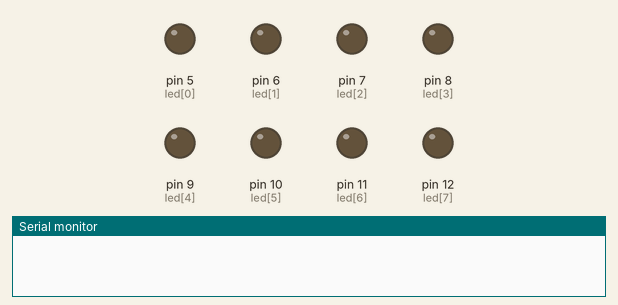
Bench run of a sketch on a simulated Arduino Uno, built with avr-gcc and run on an emulated ATmega328P. On the bench: output pins drawn as LEDs (lit = HIGH), the last lines printed to the serial monitor.

Above: at 0.02 s.
At 1.87 s:
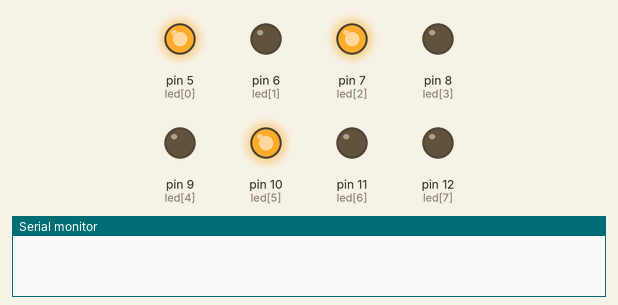
At 3.77 s:
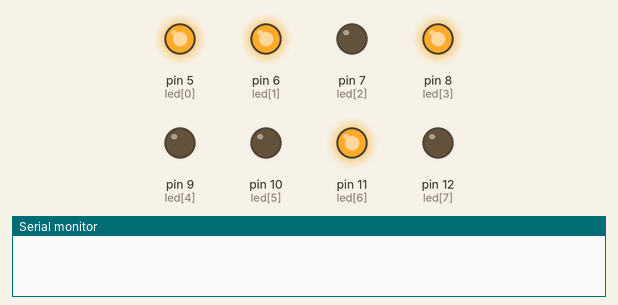
At 7.58 s:
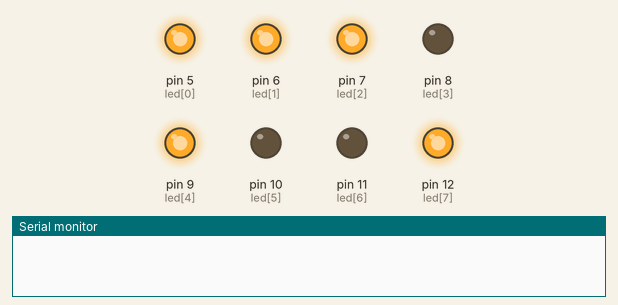
At 11.38 s:
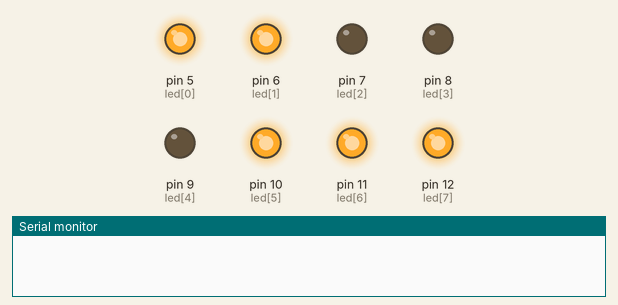
At 15.2 s:
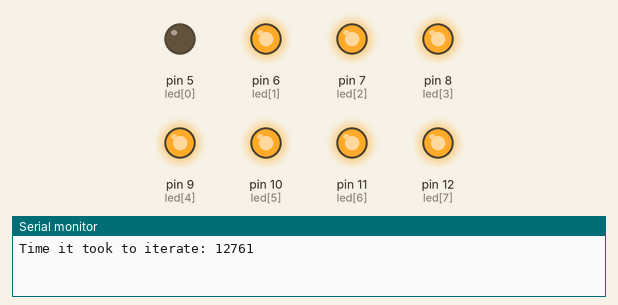
Timing chart, 0 to 20.4 s (numbered marks = the images above):
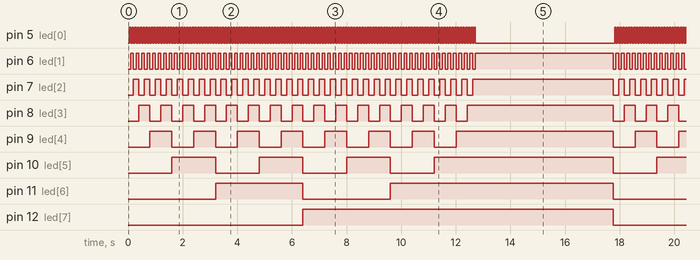

Measured:
- by itself, pin 5 (led[0]), pin 8 (led[3]): moves between LOW and HIGH, repeating every 17.8 s
- by itself, pin 9 (led[4]): repeats every 17.8 s: 6 × (LOW 0.80 s, HIGH 0.80 s), LOW 0.80 s, HIGH 5.8 s, LOW 0.80 s, HIGH 0.80 s
- by itself, pin 10 (led[5]): repeats every 17.8 s: 2 × (LOW 1.6 s, HIGH 1.6 s), LOW 1.6 s, HIGH 6.6 s, LOW 1.6 s, HIGH 1.6 s
- by itself, pin 11 (led[6]): LOW → HIGH at 3.2 s, → LOW 3.2 s later, → HIGH 3.2 s later, → LOW 8.2 s later, … (9 changes in this stretch)
- by itself, pin 12 (led[7]): alternates HIGH for 11.4 s and LOW for 6.4 s
- by itself, pin 6 (led[1]): goes 63 × (HIGH 0.10 s, LOW 0.10 s), HIGH 5.1 s, 63 × (LOW 0.10 s, HIGH 0.10 s), LOW 0.10 s, HIGH 5.1 s, 22 × (LOW 0.10 s, HIGH 0.10 s), then LOW
- by itself, pin 7 (led[2]): goes 31 × (HIGH 0.20 s, LOW 0.20 s), HIGH 5.2 s, 31 × (LOW 0.20 s, HIGH 0.20 s), LOW 0.20 s, HIGH 5.2 s, 11 × (LOW 0.20 s, HIGH 0.20 s), then LOW

The sketch:

Exrecise1.ino
```cpp
int led[] = {5,6,7,8,9,10,11,12};
long strt, stp;
int i;
int wait = 50;

void setup() {
  Serial.begin(9600);
  for(i=0; i<8; i++){
    pinMode(led[i], OUTPUT);
  }
}

void loop() {
  strt = millis();
  for(i=0; i<255; i++){
    showBinary(i);
    delay(wait);
  }
  stp = millis();
  Serial.print("Time it took to iterate: ");
  Serial.println(stp - strt);
  delay(5000);
}

void showBinary(int n){
 for(int j=0; j<8;j++){
   if (n%2){
     digitalWrite(led[j],HIGH);
   }else{
      digitalWrite(led[j],LOW);
   }
    n=n/2;
  }
}
```
